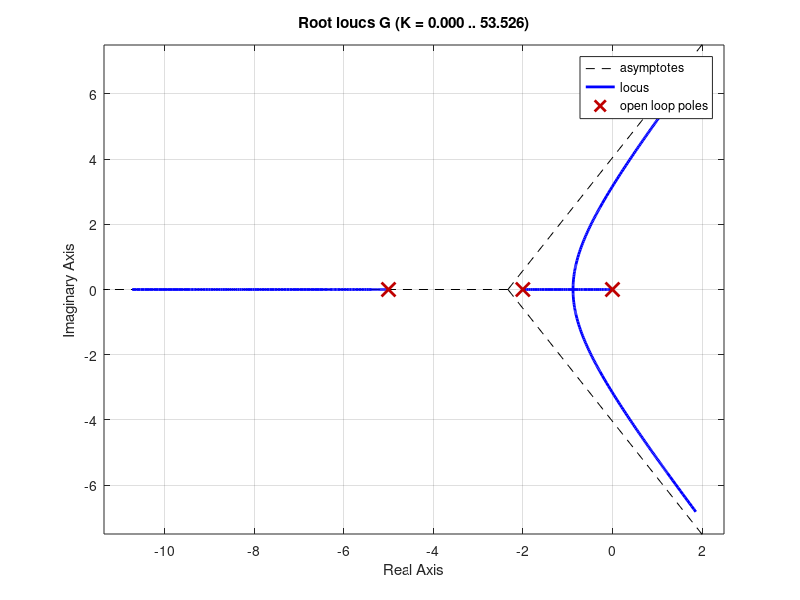
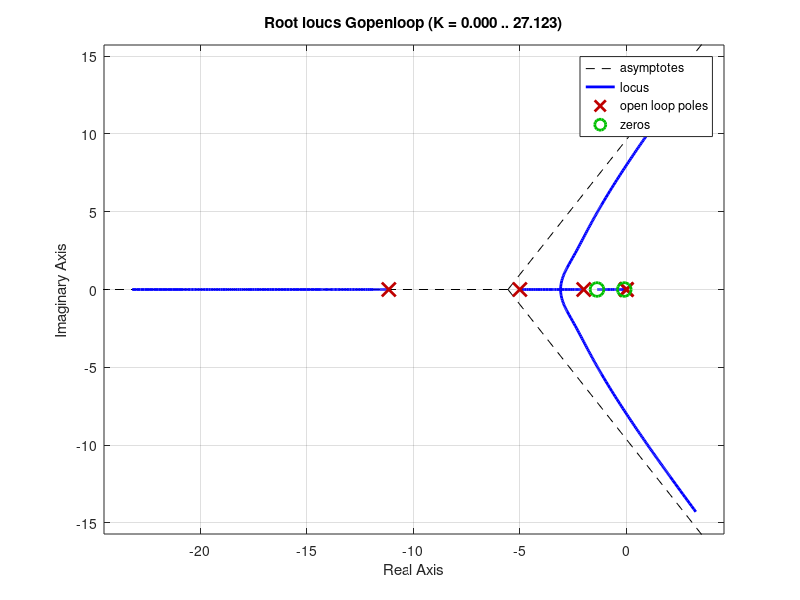

The MATLAB script that drew these images, in order:
clc;clear;close all;

num=10;
den=conv(conv([1 0],[1 2]),[1 5]);
G=tf(num,den);
figure(1)
rlocus(G)

num2=[1 1.38];
den2=[1 11.15];
Glead=tf(num2,den2);

num3=[1 0.1];
den3=[1 0.0041];
Glag=tf(num3,den3);

Kc=18.29;
Gc=Kc*Glead*Glag;

Gopenloop=Gc*G;


figure(2)
rlocus(Gopenloop)

